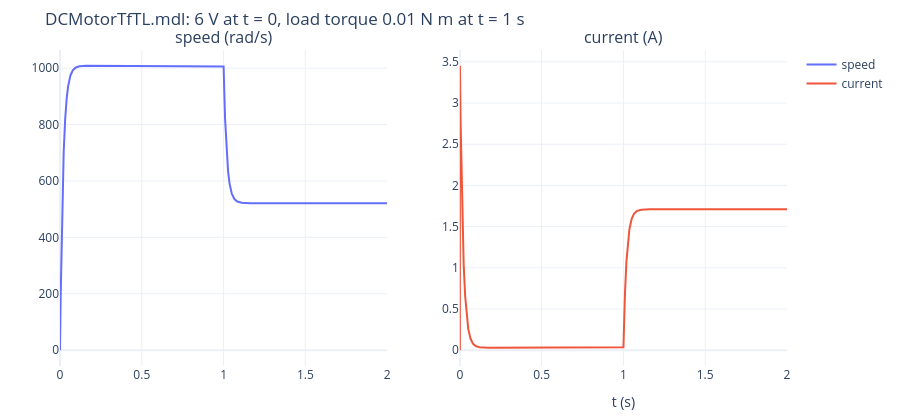

Notebook source saved alongside this figure:
### Markdown cell above
## 4. 外加負載轉矩（`DCMotorTfTL.mdl`）

$T(s) = (J_m s + B_m)\Omega_m(s) + T_L(s)$。模型設定：6 V 在 $t = 0$ 加上，負載轉矩 0.01 N·m 在 $t = 1$ s 加上，模擬 2 s（Maxon 參數）。
原講義 Display：轉速 521.2 rad/s、轉角 1520 rad。轉速下降量 $\Delta\omega = \dfrac{T_L R}{RB_m + K_EK_T}$。

補充：負載時電流約 1.71 A，超過型錄的最大連續電流 0.84 A（0.01 N·m 也大於最大連續轉矩 4.96 mN·m），這只是示範用的數字，實際上這顆小馬達不能長時間這樣運轉。

### Code cell
t4 = np.concatenate([np.linspace(0, 0.2, 2001), np.linspace(0.2, 1, 81)[1:-1], np.linspace(1, 1.2, 2001), np.linspace(1.2, 2, 81)[1:]])
sol4 = solve_ivp(motor_rhs(PM, step_at(0, 6.0), TL=step_at(1, 0.01)), (0, 2), [0, 0, 0], t_eval=t4, method="LSODA", rtol=1e-10, atol=1e-12, max_step=1e-4)
dw = 0.01 * PM["R"] / (PM["R"] * PM["B"] + PM["Ke"] * PM["Kt"])
print(f"speed with load: {sol4.y[1, -1]:.1f} rad/s (Display1 521.2); drop {w_ss3 - sol4.y[1, -1]:.1f} = TL R/(R B + Ke Kt) = {dw:.1f};  "
      f"angle(2) = {sol4.y[0, -1]:.0f} rad (Display 1520);  current with load = {sol4.y[2, -1]:.3f} A")
fig = make_subplots(rows=1, cols=2, subplot_titles=("speed (rad/s)", "current (A)"))
fig.add_scatter(x=np.round(t4, 5), y=np.round(sol4.y[1], 3), name="speed", row=1, col=1)
fig.add_scatter(x=np.round(t4, 5), y=np.round(sol4.y[2], 5), name="current", row=1, col=2)
fig.update_xaxes(title="t (s)")
show(fig, "DCMotorTfTL.mdl: 6 V at t = 0, load torque 0.01 N m at t = 1 s")

### Figure 1 — Plotly figure (JSON) as saved in the notebook; plotly's stock layout.template omitted (floating-point values rounded to 4 significant figures; data arrays with more than 128 entries replaced by an {"elided": "..."} marker saying what was removed)
{"data": [{"name": "speed", "type": "scatter", "x": {"elided": "4161 float values"}, "xaxis": "x", "y": {"elided": "4161 float values"}, "yaxis": "y"}, {"name": "current", "type": "scatter", "x": {"elided": "4161 float values"}, "xaxis": "x2", "y": {"elided": "4161 float values"}, "yaxis": "y2"}], "layout": {"annotations": [{"font": {"size": 16}, "showarrow": false, "text": "speed (rad/s)", "x": 0.225, "xanchor": "center", "xref": "paper", "y": 1.0, "yanchor": "bottom", "yref": "paper"}, {"font": {"size": 16}, "showarrow": false, "text": "current (A)", "x": 0.775, "xanchor": "center", "xref": "paper", "y": 1.0, "yanchor": "bottom", "yref": "paper"}], "height": 420, "margin": {"b": 50, "l": 60, "r": 20, "t": 50}, "title": {"text": "DCMotorTfTL.mdl: 6 V at t = 0, load torque 0.01 N m at t = 1 s"}, "xaxis": {"anchor": "y", "domain": [0.0, 0.45], "title": {}}, "xaxis2": {"anchor": "y2", "domain": [0.55, 1.0], "title": {"text": "t (s)"}}, "yaxis": {"anchor": "x", "domain": [0.0, 1.0], "title": {}}, "yaxis2": {"anchor": "x2", "domain": [0.0, 1.0]}}}
